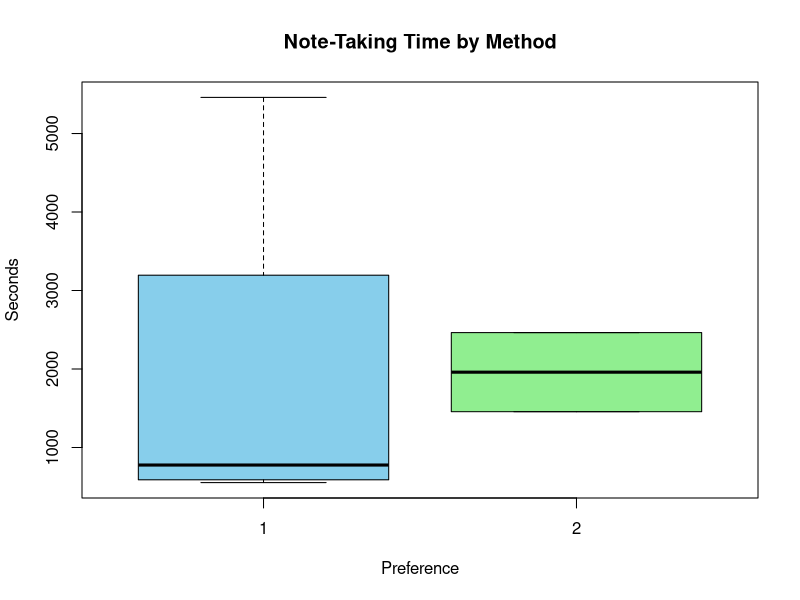
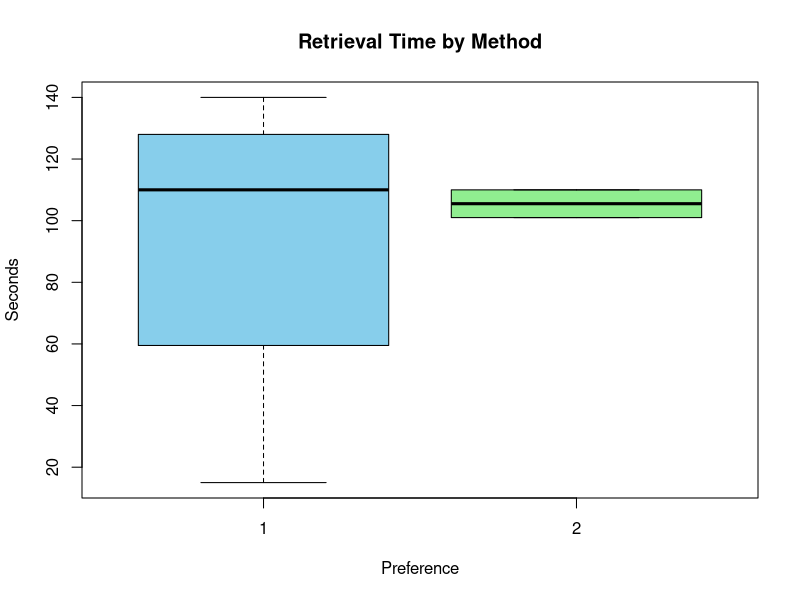

Reproduce these figures in R, in order.
library(tidyverse)
library(dplyr)

# Loading csv
df<-read.csv("data_R.csv")

# HH:MM:SS to seconds function
time_to_seconds <- function(time_str) {
  parts <- strsplit(as.character(time_str), ":")[[1]]
  if (length(parts) == 3) {
    return(as.numeric(parts[1])*3600 + as.numeric(parts[2])*60 + as.numeric(parts[3]))
  } else {
    return(NA)
  }
}

df$NoteTakingTime_sec <- sapply(df$NoteTakingTime, time_to_seconds)
df$RetrievalTime_sec <- sapply(df$RetrievalTime, time_to_seconds)

# 1 - Digital and 2 - Physical
df$Preference <- factor(df$Preference, levels = c("1", "2"))
df$Preference

"-----------------------------------------------------------------------------------------------"
"Hypothesis 1 - Physical note-taking participants will take significantly more time 
for both note-taking and retrieval tasks than digital note-taking participants.
Since both the time were not normal we can use."

# First we will do normality tests on Note-Taking Time and Retrieval Time
# Note-Taking Time
shapiro.test(df$NoteTakingTime_sec)
# NoteTakingTime_sec - Resulted in not normal 

# Retrieval Time
shapiro.test(df$RetrievalTime_sec)
# RetrievalTime_sec - Resulted in not normal 

# Using non-parametric tests
# Note-Taking Time: Physical vs Digital
wilcox.test(NoteTakingTime_sec ~ Preference, data = df)

# Retrieval Time: Physical vs Digital
wilcox.test(RetrievalTime_sec ~ Preference, data = df)

# The test revealed no significant differences in:
# Note-taking time (W = 2, p = 0.53)
# Retrieval time (W = 5, p = 0.80)

# Since inferential tests doesn't give much insights, we will now use descriptive stats

df %>%
  group_by(Preference) %>%
  summarise(
    Mean_Note = mean(NoteTakingTime_sec, na.rm = TRUE),
    Median_Note = median(NoteTakingTime_sec, na.rm = TRUE),
    SD_Note = sd(NoteTakingTime_sec, na.rm = TRUE),
    Mean_Retrieval = mean(RetrievalTime_sec, na.rm = TRUE),
    Median_Retrieval = median(RetrievalTime_sec, na.rm = TRUE),
    SD_Retrieval = sd(RetrievalTime_sec, na.rm = TRUE),
    N = n()
  )

"On average, digital note-takers (n = 4) spent 1,892 seconds on note-taking (SD = 2,384), while 
physical note-takers (n = 2) spent 1,960 seconds (SD = 713). Despite a slightly higher mean for 
the physical group, the digital group had a much lower median (777 sec), indicating high 
variability — likely driven by one or more long note-taking sessions."

boxplot(NoteTakingTime_sec ~ Preference, data = df,
        main = "Note-Taking Time by Method", ylab = "Seconds", col = c("skyblue", "lightgreen"))

boxplot(RetrievalTime_sec ~ Preference, data = df,
        main = "Retrieval Time by Method", ylab = "Seconds", col = c("skyblue", "lightgreen"))

# The above results can be also be verified by looking at the box plots and see the high variability.
